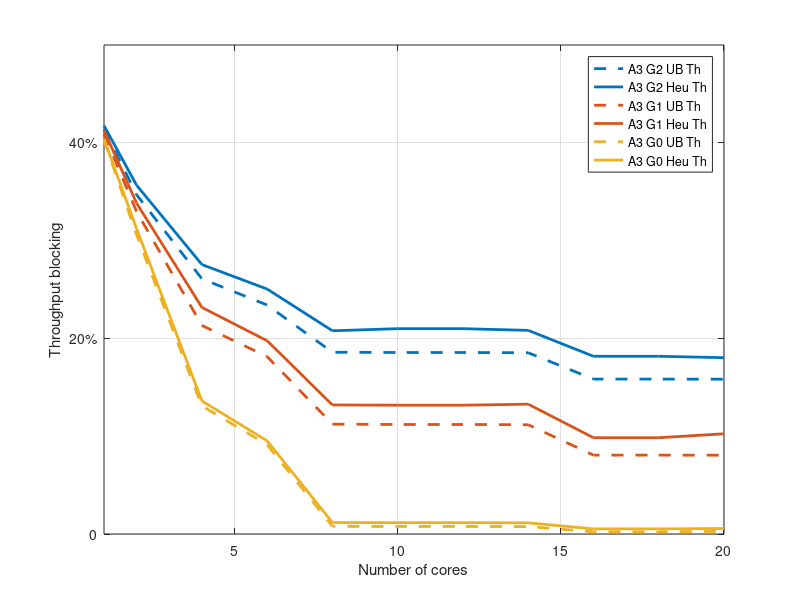
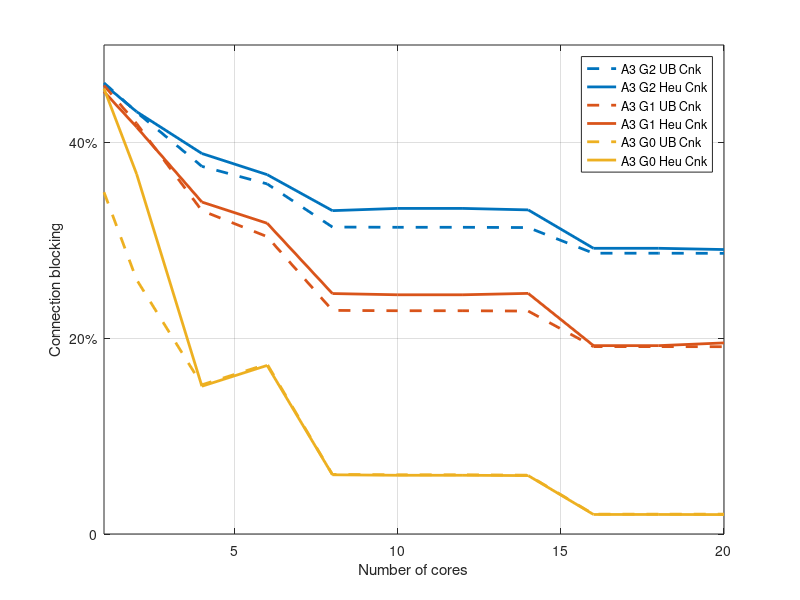

Here is the MATLAB script that generated these plots, in order:
clc;
close all;
clear;

load arch4Guard2beta100.mat
load arch4Guard1beta100.mat
load arch4Guard0beta100.mat
load arch2Guard2beta100.mat
load arch2Guard1beta100.mat
load arch2Guard0beta100.mat
corev = [1, 2, 4, 6, 8, 10, 12, 14, 16, 18, 20];

%% Plot connections
% colors: [0, 0.45, 0.74], [.85, .33, .1], [.93, .69, .13]
figure1 = figure;
axes1 = axes('Parent', figure1);
box(axes1, 'on')
hold(axes1, 'on')
grid(axes1, 'on')
h(1) = plot(corev,thpUbA4G2, '--', ...
    'displayname', 'A3 G2 UB Th', 'linewidth', 2, ...
    'color', [0, 0.45, 0.74]);
h(2) = plot(corev,thpHeA4G2, ...
    'displayname', 'A3 G2 Heu Th', 'linewidth', 2, ...
    'color', [0, 0.45, 0.74]);
h(3) = plot(corev,thpUbA4G1, '--', ...
    'displayname', 'A3 G1 UB Th', 'linewidth', 2, ...
    'color', [.85, .33, .1]);
h(4) = plot(corev,thpHeA4G1, ...
    'displayname', 'A3 G1 Heu Th', 'linewidth', 2, ...
    'color', [.85, .33, .1]);
h(5) = plot(corev,thpUbA4G0, '--', ...
    'displayname', 'A3 G0 UB Th', 'linewidth', 2, ...
    'color', [.93, .69, .13]);
h(6) = plot(corev,thpHeA4G0, ...
    'displayname', 'A3 G0 Heu Th', 'linewidth', 2, ...
    'color', [.93, .69, .13]);

% h(7) = plot(corev,thpUbA2G2, '--', 'marker', '^', ...
%     'displayname', 'A2 G2 UB Th', 'linewidth', 2, ...
%     'color', [0, 0.45, 0.74]);
% h(8) = plot(corev,thpHeA2G2, 'marker', '^', ...
%     'displayname', 'A2 G2 Heu Th', 'linewidth', 2, ...
%     'color', [0, 0.45, 0.74]);
% h(9) = plot(corev,thpUbA2G1, '--', 'marker', '^', ...
%     'displayname', 'A2 G1 UB Th', 'linewidth', 2, ...
%     'color', [.85, .33, .1]);
% h(10) = plot(corev,thpHeA2G1, 'marker', '^', ...
%     'displayname', 'A2 G1 Heu Th', 'linewidth', 2, ...
%     'color', [.85, .33, .1]);
% h(3) = plot(corev,thpUbA2G0, '--', 'marker', '^', ...
%     'displayname', 'A2 G0 UB Th', 'linewidth', 2, ...
%     'color', [.93, .69, .13]);
% h(4) = plot(corev,thpHeA2G0, 'marker', '^', ...
%     'displayname', 'A2 G0 Heu Th', 'linewidth', 2, ...
%     'color', [.93, .69, .13]);

legend(h(1:end), 'location', 'northeast')
xlabel('Number of cores')
ylabel('Throughput blocking')
xlim([1, 20])
ytick = get(axes1, 'ytick');
set(axes1, 'ytick', ytick(1:2:end));
set(axes1, 'yticklabel', {'0','20%','40%','60%','80%','100%'});
saveas(figure1, 'A4G0thp.jpg');

%% Plot throughput
figure2 = figure;
axes2 = axes('Parent', figure2);
box(axes2, 'on')
hold(axes2, 'on')
grid(axes2, 'on')
h(1) = plot(corev,cnkUbA4G2, '--', ...
    'displayname', 'A3 G2 UB Cnk', 'linewidth', 2, ...
    'color', [0, 0.45, 0.74]);
h(2) = plot(corev,cnkHeA4G2, ...
    'displayname', 'A3 G2 Heu Cnk', 'linewidth', 2, ...
    'color', [0, 0.45, 0.74]);
h(3) = plot(corev,cnkUbA4G1, '--', ...
    'displayname', 'A3 G1 UB Cnk', 'linewidth', 2, ...
    'color', [.85, .33, .1]);
h(4) = plot(corev,cnkHeA4G1, ...
    'displayname', 'A3 G1 Heu Cnk', 'linewidth', 2, ...
    'color', [.85, .33, .1]);
h(5) = plot(corev,cnkUbA4G0, '--', ...
    'displayname', 'A3 G0 UB Cnk', 'linewidth', 2, ...
    'color', [.93, .69, .13]);
h(6) = plot(corev,cnkHeA4G0, ...
    'displayname', 'A3 G0 Heu Cnk', 'linewidth', 2, ...
    'color', [.93, .69, .13]);

% h(7) = plot(corev,cnkUbA2G2, '--', 'marker', '^', ...
%     'displayname', 'A2 G2 UB Cnk', 'linewidth', 2, ...
%     'color', [0, 0.45, 0.74]);
% h(8) = plot(corev,cnkHeA2G2, 'marker', '^', ...
%     'displayname', 'A2 G2 Heu Cnk', 'linewidth', 2, ...
%     'color', [0, 0.45, 0.74]);
% h(9) = plot(corev,cnkUbA2G1, '--', 'marker', '^', ...
%     'displayname', 'A2 G1 UB Cnk', 'linewidth', 2, ...
%     'color', [.85, .33, .1]);
% h(10) = plot(corev,cnkHeA2G1, 'marker', '^', ...
%     'displayname', 'A2 G1 Heu Cnk', 'linewidth', 2, ...
%     'color', [.85, .33, .1]);
% h(3) = plot(corev,cnkUbA2G0, '--', 'marker', '^', ...
%     'displayname', 'A2 G0 UB Cnk', 'linewidth', 2, ...
%     'color', [.93, .69, .13]);
% h(4) = plot(corev,cnkHeA2G0, 'marker', '^', ...
%     'displayname', 'A2 G0 Heu Cnk', 'linewidth', 2, ...
%     'color', [.93, .69, .13]);

legend(h(1:end), 'location', 'northeast')
xlabel('Number of cores')
ylabel('Connection blocking')
xlim([1, 20])
ytick = get(axes2, 'ytick');
set(axes2, 'ytick', ytick(1:2:end));
set(axes2, 'yticklabel', {'0','20%','40%','60%','80%','100%'});
saveas(figure2, 'A4G0cnk.jpg');